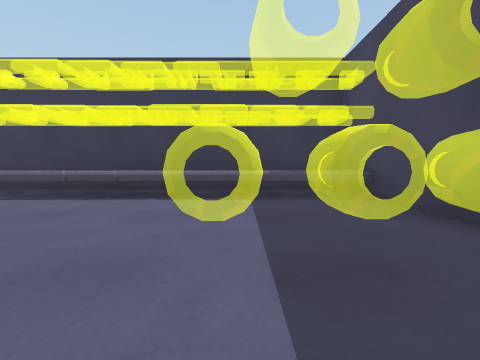
[1] (above)

19 first-person views from a walk through a Unity game level. The camera is 0.58 m above the floor, tilts 4° down and sees 90° across. The floor is counted in squares, 1 m on a side. Each view is taken from the middle of a square. On the plan, view 1 faces up. The plan holds only what a view shows up to about 9 squares ahead; the rest is blank. The place goes on beyond the plan.

[2]
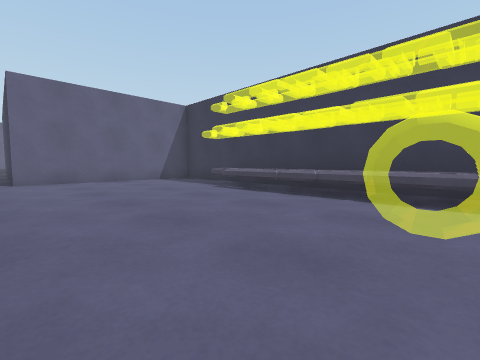

[3]
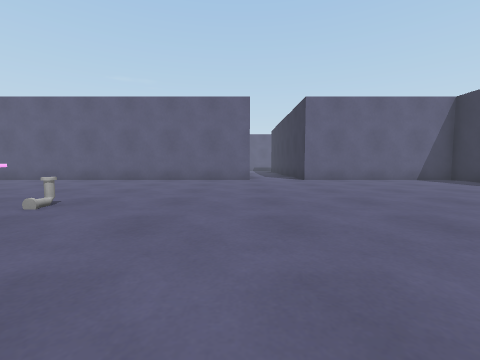

[4]
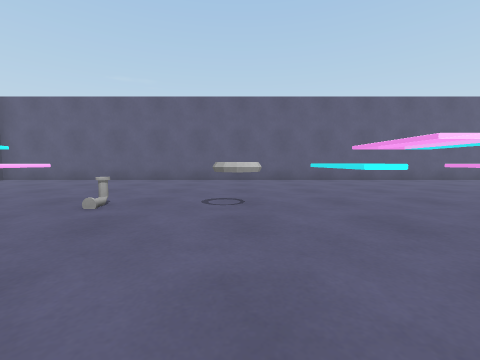

[5]
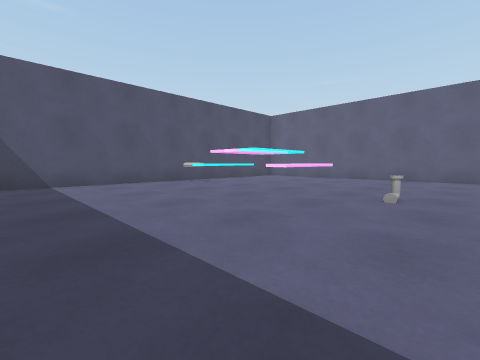

[6]
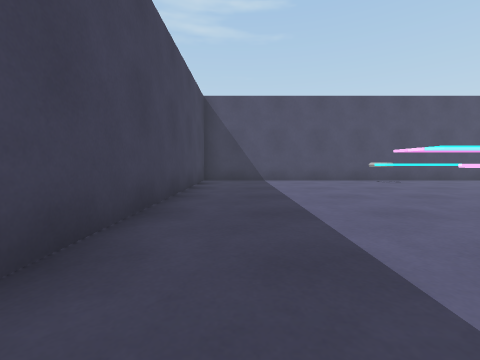

[7]
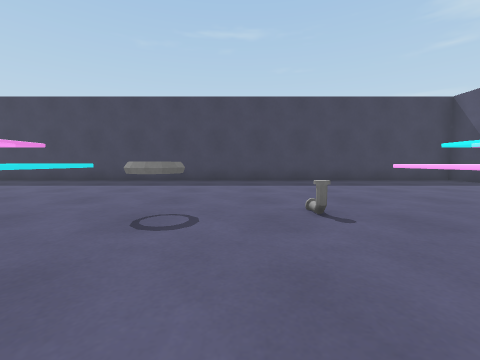

[8]
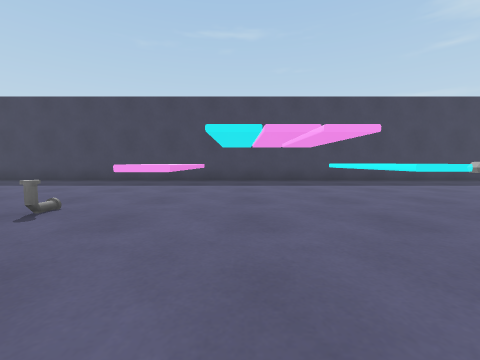

[9]
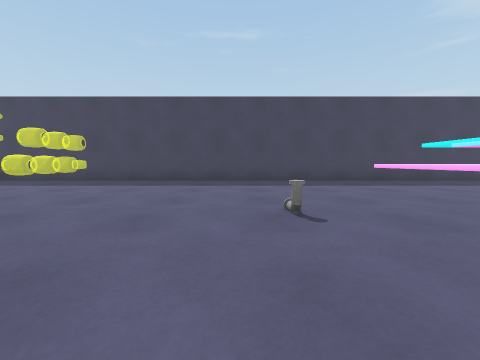

[10]
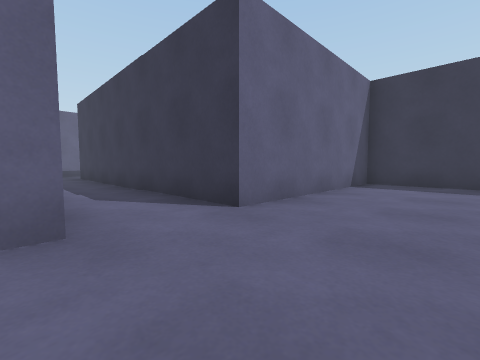

[11]
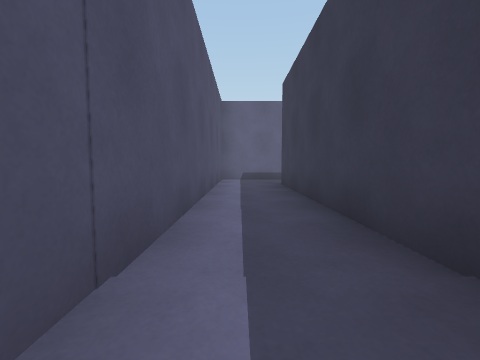

[12]
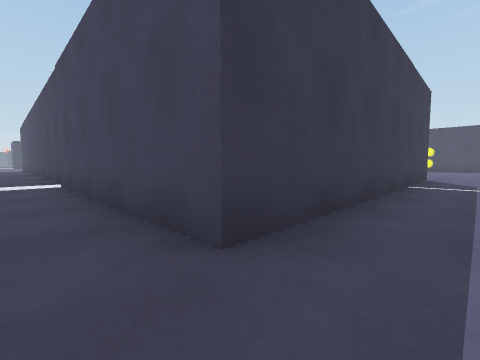

[13]
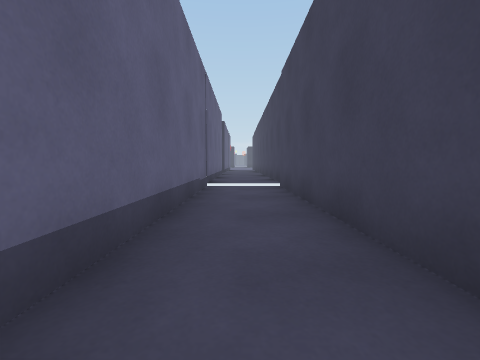

[14]
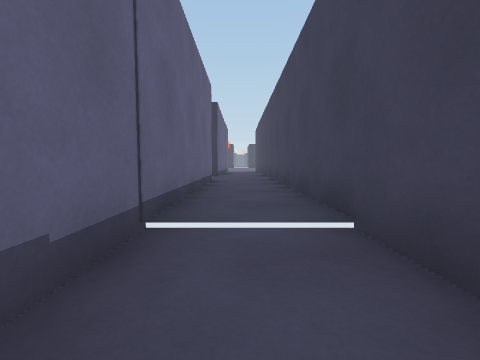

[15]
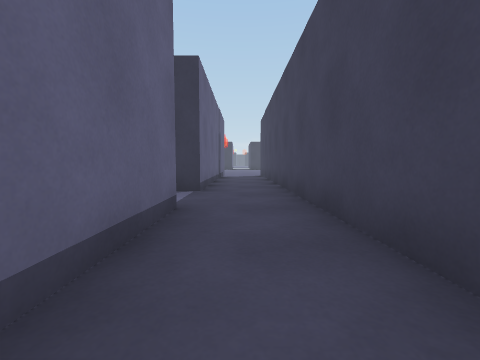

[16]
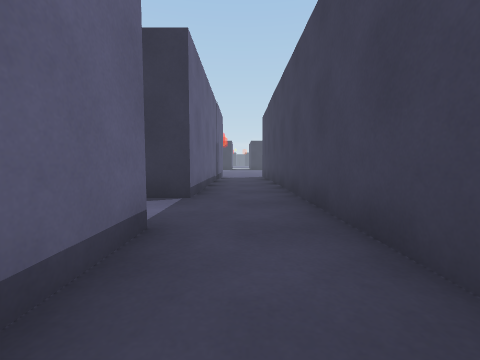

[17]
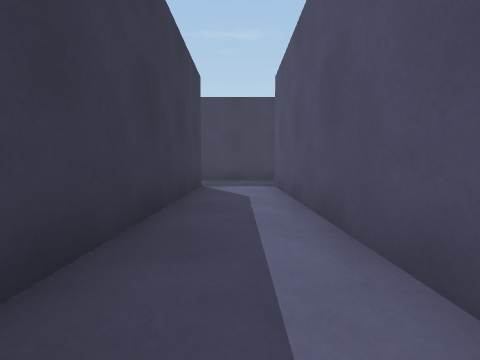

[18]
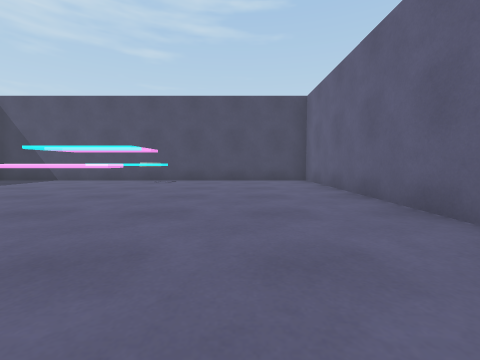

[19]
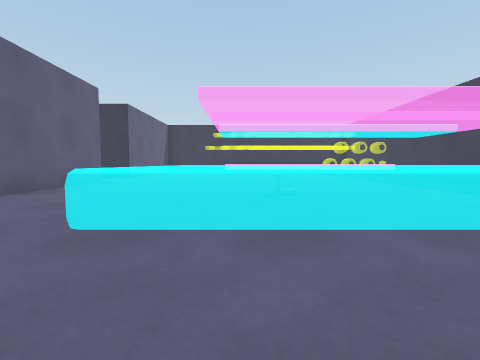

### Floor plan
Ten units are one square. View 1 is at (0, 0); x grows to the right and y downward. Boxes are objects, and circles mark ways between rooms. Rooms are numbered by the first view taken in them; rooms with no view inside come last. Other rooms are left out.
<svg viewBox="-248 -180 288 366">
<path fill="none" stroke="#000" d="M-82 16 -82 181 22 181 22 -45M-14 -53 -82 -53 -82 -2 -170 -2 -170 -114M-185 17 -106 17M-188 -111 -188 17M-170 -114 -170 -174M-243 -111 -188 -111M-188 -175 -188 -130 -242 -130"/>
<rect x="-45" y="-45" width="30" height="10" fill="#bbb"><title>other object</title></rect>
<rect x="-45" y="-55" width="10" height="10" fill="#bbb"><title>other object</title></rect>
<rect x="-35" y="165" width="10" height="10" fill="#bbb"><title>other object</title></rect>
<rect x="-35" y="115" width="10" height="10" fill="#bbb"><title>other object</title></rect>
<rect x="-35" y="95" width="10" height="10" fill="#bbb"><title>other object</title></rect>
<rect x="-35" y="45" width="10" height="10" fill="#bbb"><title>other object</title></rect>
<rect x="-15" y="-45" width="10" height="10" fill="#bbb"><title>other object</title></rect>
<rect x="-15" y="-55" width="10" height="10" fill="#bbb"><title>other object</title></rect>
<rect x="-5" y="-45" width="20" height="10" fill="#bbb"><title>other object</title></rect>
<rect x="-5" y="-55" width="10" height="10" fill="#bbb"><title>other object</title></rect>
<rect x="5" y="-55" width="10" height="10" fill="#bbb"><title>other object</title></rect>
<rect x="15" y="-55" width="10" height="10" fill="#bbb"><title>other object</title></rect>
<rect x="25" y="-55" width="10" height="10" fill="#bbb"><title>other object</title></rect>
<circle cx="-180" cy="-120" r="3" fill="#2a7"/>
<text x="-40" y="60">1</text>
<text x="-200" y="-120">2</text>
</svg>
Room 1 opens to room 2.

Where each view was taken, in squares from view 1:
view 1: 0 up, 0 right, facing up
view 2: 0 up, 0 right, facing up-left
view 3: 2 down, 0 right, facing left
view 4: 10 down, 0 right, facing left
view 5: 11 down, 1 right, facing down-left
view 6: 10 down, 1 right, facing down
view 7: 11 down, 6 left, facing right
view 8: 7 down, 6 left, facing right
view 9: 4 down, 6 left, facing right
view 10: 2 down, 6 left, facing up-left
view 11: 1 down, 10 left, facing left
view 12: 1 down, 18 left, facing up-right
view 13: 0 up, 18 left, facing up
view 14: 4 up, 18 left, facing up
view 15: 8 up, 18 left, facing up
view 16: 9 up, 18 left, facing up
view 17: 12 up, 25 left, facing right
view 18: 10 down, 6 left, facing down
view 19: 9 down, 4 left, facing up
